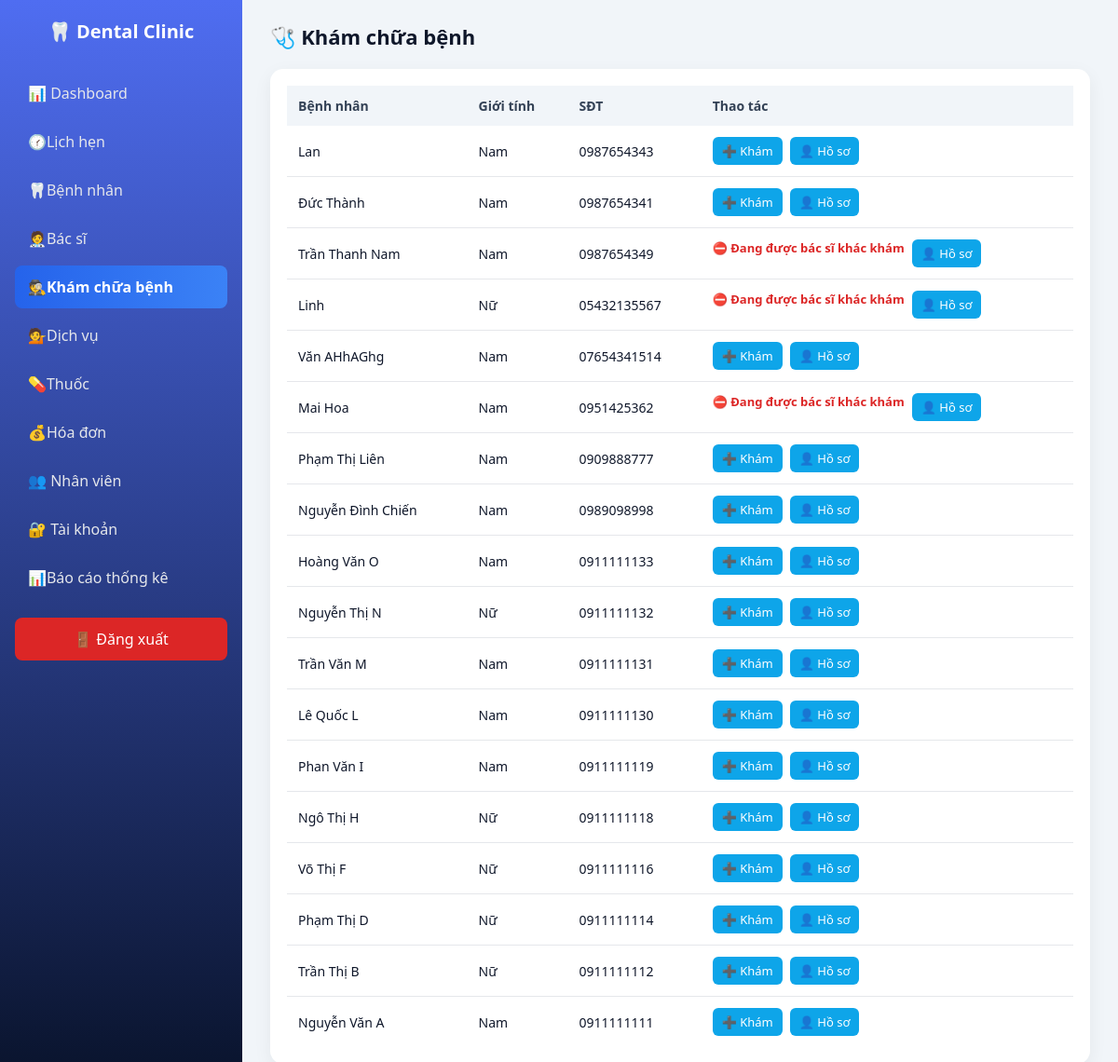
/dental_management/dashboard/dashboard.php?page=medical (signed in), run on the app's committed database.
### tables this page shows
CREATE TABLE `patients` (
  `patient_id` int(11) NOT NULL,
  `full_name` varchar(100) NOT NULL,
  `gender` enum('Nam','Nữ','Khác') DEFAULT NULL,
  `dob` date DEFAULT NULL,
  `phone` varchar(15) DEFAULT NULL,
  `address` varchar(255) DEFAULT NULL,
  `created_at` timestamp NOT NULL DEFAULT current_timestamp(),
  `status` enum('Hoạt động','Ngưng') DEFAULT 'Hoạt động'
);

CREATE TABLE `medical_records` (
  `record_id` int(11) NOT NULL,
  `patient_id` int(11) NOT NULL,
  `doctor_id` int(11) NOT NULL,
  `appointment_id` int(11) DEFAULT NULL,
  `visit_date` date NOT NULL,
  `symptoms` text DEFAULT NULL,
  `diagnosis` text DEFAULT NULL,
  `treatment_plan` text DEFAULT NULL,
  `notes` text DEFAULT NULL,
  `status` enum('Đang khám','Hoàn tất') DEFAULT 'Đang khám',
  `created_at` timestamp NOT NULL DEFAULT current_timestamp(),
  `updated_at` timestamp NOT NULL DEFAULT current_timestamp() ON UPDATE current_timestamp()
);

### dental_management/dashboard/pages/medical.php (the view, shortened to what this page needs)
<?php
    require_once __DIR__ . "/../../api/db.php";
    $current_doctor_id = (int)($_SESSION['user']['doctor_id'] ?? 0);
    $sql = "
        SELECT
            p.patient_id,
            p.full_name,
            p.gender,
            p.phone,
            mr.record_id,
            mr.doctor_id AS treating_doctor
        FROM patients p
        LEFT JOIN medical_records mr
            ON mr.patient_id = p.patient_id
        AND mr.status = 'Đang khám'
        WHERE p.status = 'Hoạt động'
        ORDER BY p.created_at DESC
    ";
    $stmt = $pdo->query($sql);
    $patients = $stmt->fetchAll(PDO::FETCH_ASSOC);
?>
<div class="page-header">
    <h2>🩺 Khám chữa bệnh</h2>
</div>
<div class="table-box">
    <table>
        <thead>
            <tr>
                <th>Bệnh nhân</th>
                <th>Giới tính</th>
                <th>SĐT</th>
                <th>Thao tác</th>
            </tr>
        </thead>
    <tbody>
        <?php if (empty($patients)): ?>
        <tr>
            <td colspan="4" align="center">Không có bệnh nhân</td>
        </tr>
        <?php else: foreach ($patients as $p): ?>
            <tr>
                <td><?= htmlspecialchars($p['full_name']) ?></td>
                <td><?= htmlspecialchars($p['gender']) ?></td>
                <td><?= htmlspecialchars($p['phone']) ?></td>
                <td class="actions">
                    <?php if ($p['record_id'] && $p['treating_doctor'] == $current_doctor_id): ?>
                        <a class="btn edit"
                        href="dashboard.php?page=medical_view&record_id=<?= $p['record_id'] ?>">
                        ▶ Tiếp tục khám
                        </a>
                    <?php elseif ($p['record_id'] === null): ?>
                        <a class="btn edit"
                        href="dashboard.php?page=medical_view&patient_id=<?= $p['patient_id'] ?>">
                        ➕ Khám
                        </a>
                    <?php else: ?>
                        <span style="color:#dc2626;font-size:13px;font-weight:600">
                            ⛔ Đang được bác sĩ khác khám
                        </span>
                    <?php endif; ?>
                    <a class="btn edit"
                    href="dashboard.php?page=patient_view&patient_id=<?= $p['patient_id'] ?>">
                    👤 Hồ sơ
                    </a>
                </td>
            </tr>
        <?php endforeach; endif; ?>
        </tbody>
    </table>
</div>

### dental_management/dashboard/dashboard.css (style rules this page uses)
* { margin: 0; padding: 0; box-sizing: border-box; font-family: "Segoe UI", Tahoma, sans-serif; }
body { background: #f1f5f9; color: #0f172a; }
body { display: flex; min-height: 100vh; }
.table-box { background: #fff; border-radius: 14px; padding: 18px; box-shadow: 0 6px 20px rgba(0,0,0,0.06); }
table { width: 100%; border-collapse: collapse; }
table thead { background: #f1f5f9; }
table th, table td { padding: 12px; text-align: left; font-size: 14px; }
table th { color: #334155; font-weight: 600; }
table tr { border-bottom: 1px solid #e5e7eb; }
table tr:last-child { border-bottom: none; }
.page-header { display: flex; justify-content: space-between; align-items: center; margin-bottom: 20px; }
.page-header h2 { font-size: 22px; color: #0f172a; }
.actions { display: flex; gap: 8px; }
.actions .btn { padding: 6px 10px; border-radius: 6px; font-size: 13px; text-decoration: none; color: #fff; }
.actions .edit { background: #0ea5e9; }

### data on the page
patients: full_name "Lan", gender "Nam", phone "0987654343"
patients: full_name "Đức Thành", gender "Nam", phone "0987654341"
medical_records: patient.full_name "Trần Thanh Nam", patient.gender "Nam", patient.phone "0987654349", shows "⛔ Đang được bác sĩ khác khám"
medical_records: patient.full_name "Linh", patient.gender "Nữ", patient.phone "05432135567", shows "⛔ Đang được bác sĩ khác khám"
patients: full_name "Văn AHhAGhg", gender "Nam", phone "07654341514"
medical_records: patient.full_name "Mai Hoa", patient.gender "Nam", patient.phone "0951425362", shows "⛔ Đang được bác sĩ khác khám"
patients: full_name "Phạm Thị Liên", gender "Nam", phone "0909888777"
patients: full_name "Nguyễn Đình Chiến", gender "Nam", phone "0989098998"
patients: full_name "Hoàng Văn O", gender "Nam", phone "0911111133"
patients: full_name "Nguyễn Thị N", gender "Nữ", phone "0911111132"
patients: full_name "Trần Văn M", gender "Nam", phone "0911111131"
patients: full_name "Lê Quốc L", gender "Nam", phone "0911111130"
patients: full_name "Phan Văn I", gender "Nam", phone "0911111119"
patients: full_name "Ngô Thị H", gender "Nữ", phone "0911111118"
patients: full_name "Võ Thị F", gender "Nữ", phone "0911111116"
patients: full_name "Phạm Thị D", gender "Nữ", phone "0911111114"
patients: full_name "Trần Thị B", gender "Nữ", phone "0911111112"
patients: full_name "Nguyễn Văn A", gender "Nam", phone "0911111111"
